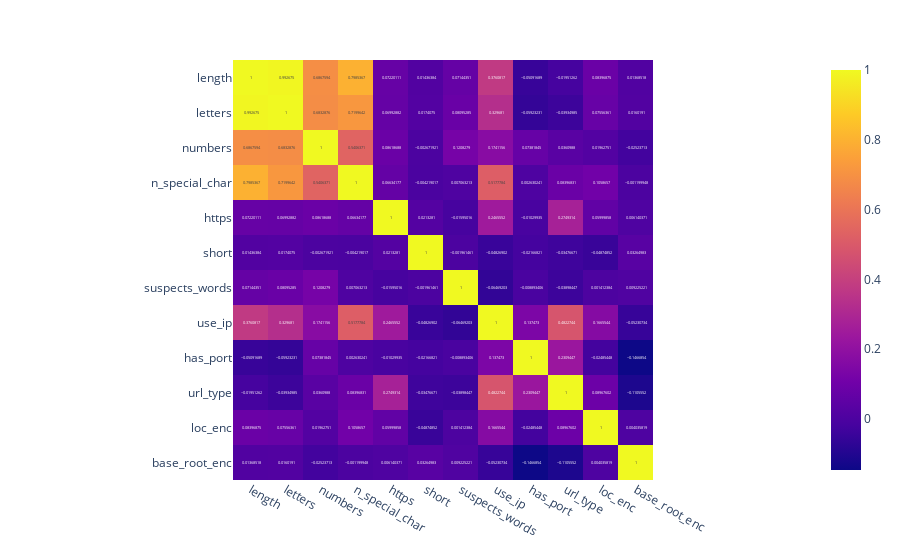

Notebook code for this chart:
### Code cell
fig = px.imshow(data_total.corr(), text_auto=True)
fig.show()

### Figure 1 — Plotly figure (JSON) as saved in the notebook; plotly's stock layout.template omitted (floating-point values rounded to 4 significant figures; data arrays with more than 128 entries replaced by an {"elided": "..."} marker saying what was removed)
{"data": [{"coloraxis": "coloraxis", "hovertemplate": "x: %{x}<br>y: %{y}<br>color: %{z}<extra></extra>", "name": "0", "texttemplate": "%{z}", "type": "heatmap", "x": ["length", "letters", "numbers", "n_special_char", "https", "short", "suspects_words", "use_ip", "has_port", "url_type", "loc_enc", "base_root_enc"], "xaxis": "x", "y": ["length", "letters", "numbers", "n_special_char", "https", "short", "suspects_words", "use_ip", "has_port", "url_type", "loc_enc", "base_root_enc"], "yaxis": "y", "z": {"elided": "12x12 float values"}}], "layout": {"coloraxis": {"colorscale": [[0, "#0d0887"], [0.1111, "#46039f"], [0.2222, "#7201a8"], [0.3333, "#9c179e"], [0.4444, "#bd3786"], [0.5556, "#d8576b"], [0.6667, "#ed7953"], [0.7778, "#fb9f3a"], [0.8889, "#fdca26"], [1, "#f0f921"]]}, "margin": {"t": 60}, "xaxis": {"anchor": "y", "constrain": "domain", "domain": [0, 1], "scaleanchor": "y"}, "yaxis": {"anchor": "x", "autorange": "reversed", "constrain": "domain", "domain": [0, 1]}}}
